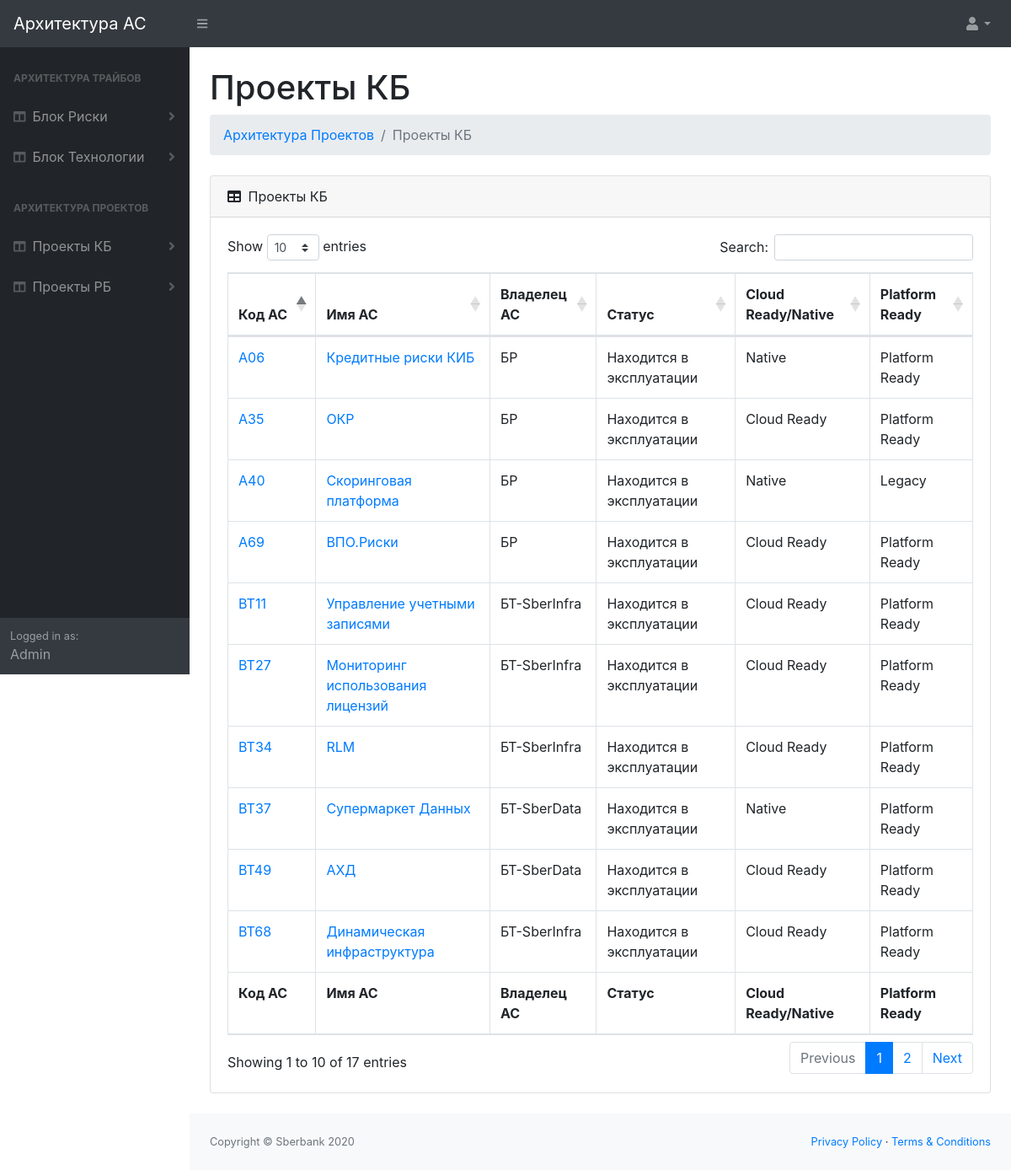
The app's page /asl/ with its own data.
### archas/models.py (models this page shows, shortened)
class ArchitectureRealm(models.Model):
    name = models.CharField('Область Определения Архитектуры', max_length=50)

class ArchitectureCategory(models.Model):
    realm = models.ForeignKey(ArchitectureRealm, on_delete=models.CASCADE)
    name = models.CharField('Категория АС', max_length=50)

class AutomatedSystem(models.Model):
    subcategory = models.ForeignKey(ArchitectureSubCategory, on_delete=models.CASCADE)
    code = models.CharField('Код АС', max_length=50)
    name = models.CharField('Автоматизированная Система', max_length=100)
    owner = models.CharField('Владелец', max_length=50, blank=True)
    status = models.CharField('Статус', max_length=50, blank=True)
    cloud_ready = models.CharField('Cloud Ready/Native	', max_length=50, blank=True)
    platform_ready = models.CharField('Platform Ready', max_length=50, blank=True)
    owner_block = models.CharField('Владелец - Блок', max_length=50, blank=True)
    owner_tribe = models.CharField('Владелец - Трайб', max_length=50, blank=True)
    full_name = models.CharField('Полное имя АС', max_length=50, blank=True)
    nickname = models.CharField('Псевдоним АС', max_length=50, blank=True)
    short_description = models.CharField('Краткое описание', max_length=50, blank=True)
    rsa_id = models.CharField('ID в RSA', max_length=50, blank=True)
    service_desk_id = models.CharField('ID в Service Desk', max_length=50, blank=True)
    guid = models.CharField('GUID', max_length=50, blank=True)
    centralization_level = models.CharField('Уровень централизации', max_length=50, blank=True)
    system_criticality = models.CharField('Критичность системы', max_length=50, blank=True)
    target_status = models.CharField('Целевой статус', max_length=50, blank=True)
    target_readiness = models.CharField('Готовность целевого решения', max_length=50, blank=True)
    as_lider = models.CharField('Лидер АС', max_length=50, blank=True)
    as_architect = models.CharField('Архитектор АС', max_length=50, blank=True)
    architect_in_charge = models.CharField('Курирующий архитектор', max_length=50, blank=True)
    editors = models.CharField('Редакторы', max_length=50, blank=True)
    target_architecture_diagram = models.ImageField('Диаграмма целевой архитектуры', upload_to='target_architecture_diagrams', blank=True)

### archas/views.py (the view)
# urls.py: path('asl/', AutomatedSystemListView.as_view(), name='asl'),
class AutomatedSystemListView(ListView):
    model = AutomatedSystem
    template_name = 'archas/archas_category_view.html'
    context_object_name = 'automated_system_list'
    def get_context_data(self, **kwargs):
        context = super().get_context_data(**kwargs)
        context['realms'] = ArchitectureRealm.objects.all()
        return context

### archas/templates/archas/archas_category_view.html
{% extends "archas/archas_base.html" %}
{% block content%}
                        <h1 class="mt-4">Проекты КБ</h1>
                        <ol class="breadcrumb mb-4">
                            <li class="breadcrumb-item active"><a href="#">Архитектура Проектов</a></li>
                            <li class="breadcrumb-item active">Проекты КБ</li>
                        </ol>
						<div class="card mb-4">
                            <div class="card-header">
                                <i class="fas fa-table mr-1"></i>
                                Проекты КБ
                            </div>
                            <div class="card-body">
                                <div class="table-responsive">
                                    <table class="table table-bordered" id="dataTable" width="100%" cellspacing="0">
                                        <thead>
                                            <tr>
                                                <th>Код АС</th>
                                                <th>Имя АС</th>
                                                <th>Владелец АС</th>
                                                <th>Статус</th>
                                                <th>Cloud Ready/Native</th>
                                                <th>Platform Ready</th>
                                            </tr>
                                        </thead>
                                        <tfoot>
                                            <tr>
                                                <th>Код АС</th>
                                                <th>Имя АС</th>
                                                <th>Владелец АС</th>
                                                <th>Статус</th>
                                                <th>Cloud Ready/Native</th>
                                                <th>Platform Ready</th>
                                            </tr>
                                        </tfoot>
										<tbody>
                                        {% if automated_system_list %}
                                            {% for automated_system in automated_system_list %}
                                            <tr>
                                                <td><a href="{% url 'archas:as_detail' automated_system.id %}">{{ automated_system.code }}</a></td>
                                                <td><a href="{% url 'archas:as_detail' automated_system.id %}">{{ automated_system.name }}</a></td>
                                                <td>{{ automated_system.owner }}</td>
                                                <td>{{ automated_system.status }}</td>
                                                <td>{{ automated_system.cloud_ready }}</td>
                                                <td>{{ automated_system.platform_ready }}</td>
                                            </tr>
                                            {% endfor %}
                                        {% endif %}
                                        </tbody>
                                    </table>
                                </div>
                            </div>
                        </div>
{% endblock content%}

### archas/templates/archas/archas_base.html (shortened to what this page needs)
<!DOCTYPE html>
<html lang="en">
    <head>
        {% load static %}
        <link href="{% static 'archas/css/styles.css' %}" rel="stylesheet" />
        <link href="https://cdn.datatables.net/1.10.20/css/dataTables.bootstrap4.min.css" rel="stylesheet" />
    </head>
    <body class="sb-nav-fixed">
        <nav class="sb-topnav navbar navbar-expand navbar-dark bg-dark">
            <a class="navbar-brand" href="/">Архитектура АС</a>
            <button class="btn btn-link btn-sm order-1 order-lg-0" id="sidebarToggle" href="#"><i class="fas fa-bars"></i></button>
            <ul class="navbar-nav ml-auto ml-md-0">
                <li class="nav-item dropdown">
                    <a class="nav-link dropdown-toggle" id="userDropdown" href="#" role="button" data-toggle="dropdown" aria-haspopup="true" aria-expanded="false"><i class="fas fa-user fa-fw"></i></a>
                </li>
            </ul>
        </nav>
        <div id="layoutSidenav">
            <div id="layoutSidenav_nav">
                <nav class="sb-sidenav accordion sb-sidenav-dark" id="sidenavAccordion">
                    <div class="sb-sidenav-menu">
                        <div class="nav">
                            {% if realms %}
                                {% for realm_iter in realms %}
                                    <div class="sb-sidenav-menu-heading">{{ realm_iter.name }}</div>
                                        {% for category_iter in realm_iter.architecturecategory_set.all %}
                                            <a class="nav-link collapsed" href="{% url 'archas:category_view' category_iter.id %}" data-toggle="collapse" data-target="#collapseCategory{{category_iter.id}}" aria-expanded="false" aria-controls="collapseCategory{{category_iter.id}}">
                                                <div class="sb-nav-link-icon"><i class="fas fa-columns"></i></div>
                                                {{ category_iter.name }}
                                                {% if category_iter.architecturesubcategory_set.all.count > 0 %}
                                                    <div class="sb-sidenav-collapse-arrow"><i class="fas fa-angle-down"></i></div>
                                                {% endif %}
                                            </a>
                                        {% endfor %}
                                {% endfor %}
                            {% endif %}
                        </div>
                    </div>
                    <div class="sb-sidenav-footer">
                        <div class="small">Logged in as:</div>
                        Admin
                    </div>
                </nav>
            </div>
            <div id="layoutSidenav_content">
                <main>
                    <div class="container-fluid">
                        {% block content%}{% endblock content%}
					</div>
                </main>
                <footer class="py-4 bg-light mt-auto">
                    <div class="container-fluid">
                        <div class="d-flex align-items-center justify-content-between small">
                            <div class="text-muted">Copyright &copy; Sberbank 2020</div>
                            <div>
                                <a href="#">Privacy Policy</a>
                                &middot;
                                <a href="#">Terms &amp; Conditions</a>
                            </div>
                        </div>
                    </div>
                </footer>
            </div>
        </div>
    </body>
</html>

### records on screen
ArchitectureRealm: name "АРХИТЕКТУРА ТРАЙБОВ"
ArchitectureCategory: name "Блок Риски"
ArchitectureCategory: name "Блок Технологии"
ArchitectureRealm: name "АРХИТЕКТУРА ПРОЕКТОВ"
ArchitectureCategory: name "Проекты КБ"
ArchitectureCategory: name "Проекты РБ"
AutomatedSystem: code "A69", name "ВПО.Риски", owner "БР", status "Находится в эксплуатации", cloud_ready "Cloud Ready", platform_ready "Platform Ready"
AutomatedSystem: code "A40", name "Скоринговая платформа", owner "БР", status "Находится в эксплуатации", cloud_ready "Native", platform_ready "Legacy"
AutomatedSystem: code "A35", name "ОКР", owner "БР", status "Находится в эксплуатации", cloud_ready "Cloud Ready", platform_ready "Platform Ready"
AutomatedSystem: code "A06", name "Кредитные риски КИБ", owner "БР", status "Находится в эксплуатации", cloud_ready "Native", platform_ready "Platform Ready"
AutomatedSystem: code "BT37", name "Супермаркет Данных", owner "БТ-SberData", status "Находится в эксплуатации", cloud_ready "Native", platform_ready "Platform Ready"
AutomatedSystem: code "BT49", name "АХД", owner "БТ-SberData", status "Находится в эксплуатации", cloud_ready "Cloud Ready", platform_ready "Platform Ready"
AutomatedSystem: code "BT68", name "Динамическая инфраструктура", owner "БТ-SberInfra", status "Находится в эксплуатации", cloud_ready "Cloud Ready", platform_ready "Platform Ready"
AutomatedSystem: code "BT11", name "Управление учетными записями", owner "БТ-SberInfra", status "Находится в эксплуатации", cloud_ready "Cloud Ready", platform_ready "Platform Ready"
AutomatedSystem: code "BT27", name "Мониторинг использования лицензий", owner "БТ-SberInfra", status "Находится в эксплуатации", cloud_ready "Cloud Ready", platform_ready "Platform Ready"
AutomatedSystem: code "BT34", name "RLM", owner "БТ-SberInfra", status "Находится в эксплуатации", cloud_ready "Cloud Ready", platform_ready "Platform Ready"
